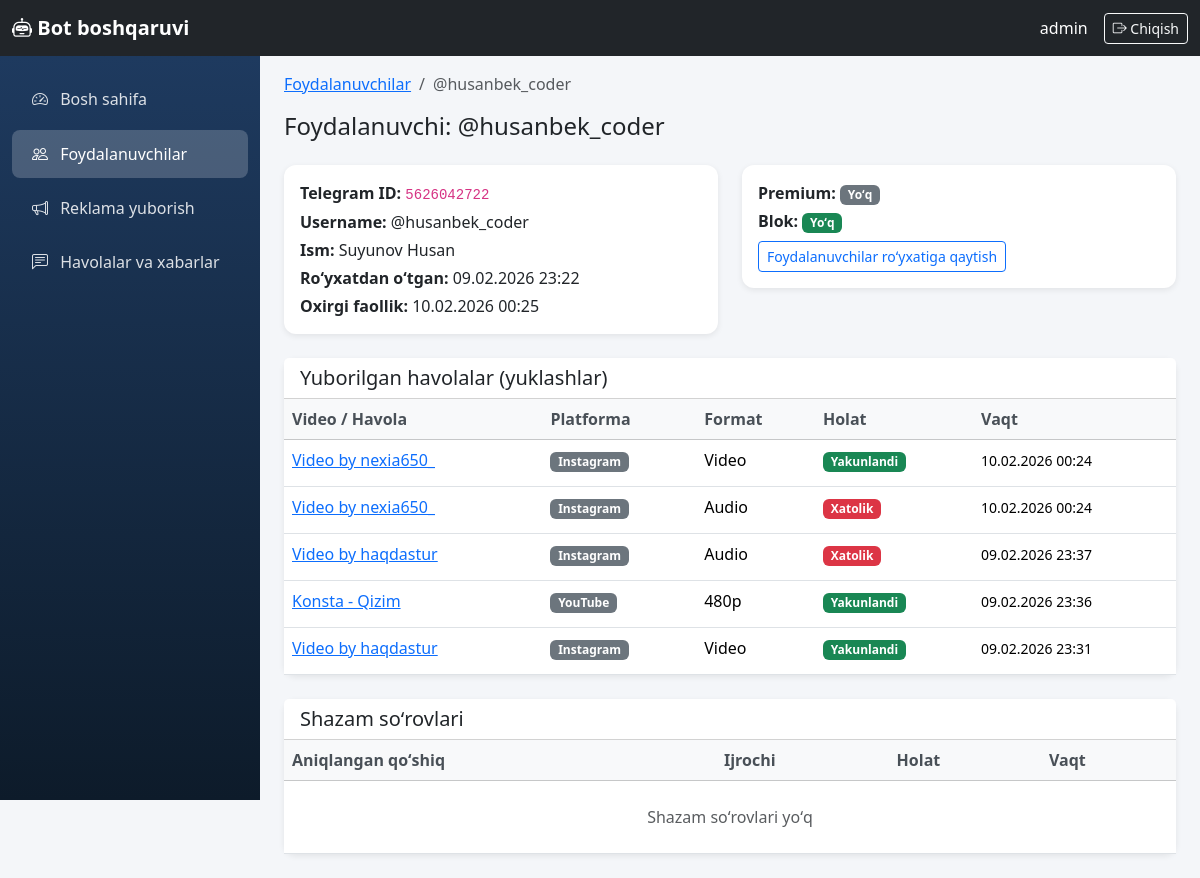
The page /boshqaruv/foydalanuvchilar/2/ (signed in) on the database as committed earlier.
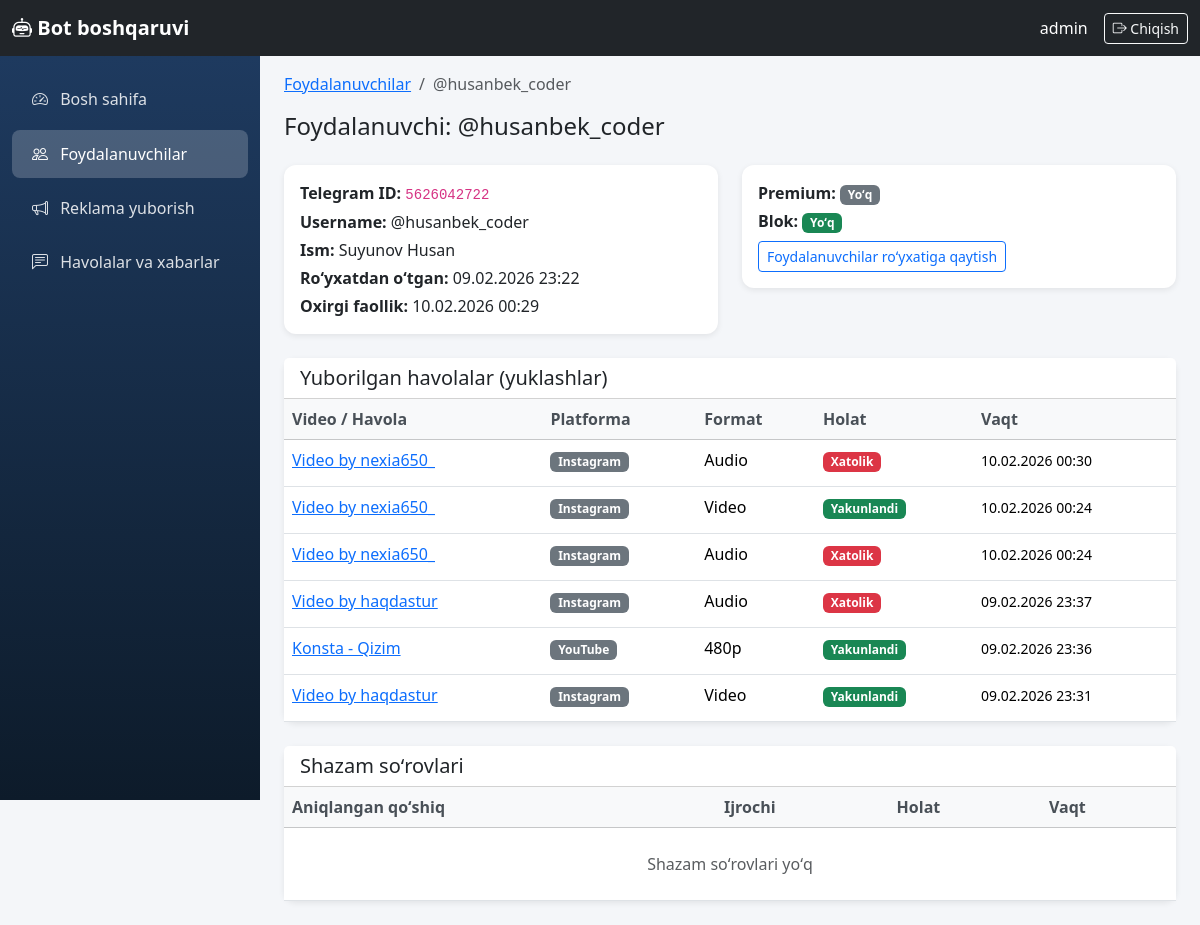
The same page on the database as committed later.
### core/models.py (models this page shows, shortened)
class TelegramUser(models.Model):
    telegram_id = models.BigIntegerField(unique=True, verbose_name='Telegram ID')
    username = models.CharField(max_length=255, blank=True, null=True, verbose_name='Username')
    first_name = models.CharField(max_length=255, verbose_name='Ism')
    last_name = models.CharField(max_length=255, blank=True, null=True, verbose_name='Familiya')
    created_at = models.DateTimeField(auto_now_add=True, verbose_name='Ro\'yxatdan o\'tgan vaqt')
    last_active = models.DateTimeField(auto_now=True, verbose_name='Oxirgi faollik')
    download_count = models.PositiveIntegerField(default=0, verbose_name='Yuklashlar soni')
    is_premium = models.BooleanField(default=False, verbose_name='Premium')
    is_banned = models.BooleanField(default=False, verbose_name='Bloklangan')
    class Meta:
        verbose_name = 'Foydalanuvchi'
        verbose_name_plural = 'Foydalanuvchilar'
        ordering = ['-last_active']
    def __str__(self):
        if self.username:
            return f'@{self.username}'
        return self.first_name

class DownloadHistory(models.Model):
    STATUS_CHOICES = [
        ('pending', 'Kutilmoqda'),
        ('processing', 'Ishlanmoqda'),
        ('completed', 'Yakunlandi'),
        ('failed', 'Xatolik'),
    ]
    PLATFORM_CHOICES = [
        ('youtube', 'YouTube'),
        ('instagram', 'Instagram'),
        ('tiktok', 'TikTok'),
        ('snapchat', 'Snapchat'),
        ('likee', 'Likee'),
        ('other', 'Boshqa'),
    ]
    user = models.ForeignKey(
        TelegramUser,
        on_delete=models.CASCADE,
        related_name='downloads',
        verbose_name='Foydalanuvchi',
    )
    video_url = models.URLField(max_length=500, verbose_name='Video havolasi')
    video_title = models.CharField(max_length=500, verbose_name='Video nomi')
    platform = models.CharField(max_length=20, choices=PLATFORM_CHOICES, default='other', verbose_name='Platforma')
    format_label = models.CharField(max_length=50, verbose_name='Format')
    status = models.CharField(max_length=20, choices=STATUS_CHOICES, default='pending', verbose_name='Holat')
    file_size = models.BigIntegerField(null=True, blank=True, verbose_name='Fayl hajmi (bayt)')
    error_message = models.TextField(blank=True, null=True, verbose_name='Xatolik xabari')
    downloaded_at = models.DateTimeField(auto_now_add=True, verbose_name='Yuklangan vaqt')
    completed_at = models.DateTimeField(null=True, blank=True, verbose_name='Yakunlangan vaqt')
    class Meta:
        verbose_name = 'Yuklash tarixi'
        verbose_name_plural = 'Yuklash tarixi'
        ordering = ['-downloaded_at']

### dashboard/views.py (the view)
# urls.py: path('boshqaruv/foydalanuvchilar/<int:pk>/', views.user_detail_view, name='user_detail'),
@login_required(login_url='dashboard:login')
def user_detail_view(request, pk):
    user = get_object_or_404(TelegramUser, pk=pk)
    downloads = DownloadHistory.objects.filter(user=user).order_by('-downloaded_at')
    shazam_logs = ShazamLog.objects.filter(user=user).order_by('-recognized_at')
    return render(request, 'dashboard/user_detail.html', {
        'profile': user,
        'downloads': downloads,
        'shazam_logs': shazam_logs,
    })

### templates/dashboard/user_detail.html (shortened to what the changed rows need)
{% extends 'dashboard/base.html' %}
{% block content %}
<nav aria-label="breadcrumb" class="mb-3">
    <ol class="breadcrumb">
        <li class="breadcrumb-item"><a href="{% url 'dashboard:users' %}">Foydalanuvchilar</a></li>
        <li class="breadcrumb-item active">{{ profile }}</li>
    </ol>
</nav>
<h1 class="h4 mb-4">Foydalanuvchi: {{ profile }}</h1>
<div class="row mb-4">
    <div class="col-md-6">
        <div class="card">
            <div class="card-body">
                <p class="mb-1"><strong>Telegram ID:</strong> <code>{{ profile.telegram_id }}</code></p>
                {% if profile.username %}<p class="mb-1"><strong>Username:</strong> @{{ profile.username }}</p>{% endif %}
                <p class="mb-1"><strong>Ism:</strong> {{ profile.first_name }} {{ profile.last_name|default:"" }}</p>
                <p class="mb-1"><strong>Roʻyxatdan oʻtgan:</strong> {{ profile.created_at|date:"d.m.Y H:i" }}</p>
                <p class="mb-0"><strong>Oxirgi faollik:</strong> {{ profile.last_active|date:"d.m.Y H:i" }}</p>
            </div>
        </div>
    </div>
    <div class="col-md-6">
    </div>
</div>
<div class="card mb-4">
    <div class="card-header bg-white">
    </div>
    <div class="card-body p-0">
        <div class="table-responsive">
            <table class="table table-hover mb-0">
                <thead class="table-light">
                    <tr>
                        <th>Video / Havola</th>
                        <th>Platforma</th>
                        <th>Format</th>
                        <th>Holat</th>
                        <th>Vaqt</th>
                    </tr>
                </thead>
                <tbody>
                    {% for d in downloads %}
                    <tr>
                        <td>
                            <a href="{{ d.video_url }}" target="_blank" rel="noopener" class="link-cell d-inline-block" style="max-width: 240px;" title="{{ d.video_url }}">{{ d.video_title|truncatewords:6 }}</a>
                        </td>
                        <td><span class="badge platform-badge bg-secondary">{{ d.get_platform_display }}</span></td>
                        <td>{{ d.format_label }}</td>
                        <td>
                            {% if d.status == 'completed' %}<span class="badge bg-success">Yakunlandi</span>
                            {% elif d.status == 'failed' %}<span class="badge bg-danger">Xatolik</span>
                            {% else %}<span class="badge bg-warning text-dark">{{ d.get_status_display }}</span>{% endif %}
                        </td>
                        <td><small>{{ d.downloaded_at|date:"d.m.Y H:i" }}</small></td>
                    </tr>
                    {% empty %}
                    <tr><td colspan="5" class="text-center text-muted py-4">Yuklashlar yoʻq</td></tr>
                    {% endfor %}
                </tbody>
            </table>
        </div>
    </div>
</div>
<div class="card">
    <div class="card-header bg-white">
    </div>
    <div class="card-body p-0">
        <div class="table-responsive">
            <table class="table table-hover mb-0">
                <thead class="table-light">
                    <tr>
                        <th>Aniqlangan qoʻshiq</th>
                        <th>Ijrochi</th>
                        <th>Holat</th>
                        <th>Vaqt</th>
                    </tr>
                </thead>
            </table>
        </div>
    </div>
</div>
{% endblock %}

Rows that differ between the two databases and show on the page:
changed TelegramUser "@husanbek_coder": last_active "10.02.2026 00:25" → "10.02.2026 00:29"
added DownloadHistory: video_title "Video by nexia650_", platform "Instagram", format_label "Audio", status "Xatolik", downloaded_at "10.02.2026 00:30"
